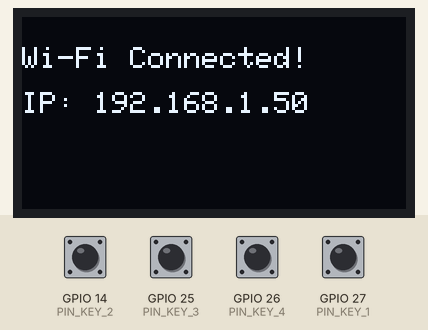
A sketch run on a simulated ESP32. Parts: 128×64 one-colour display. The test bench sets the inputs (shaded band); at power-on: GPIO 14 (PIN_KEY_2), GPIO 25 (PIN_KEY_3), GPIO 26 (PIN_KEY_4), GPIO 27 (PIN_KEY_1) HIGH. WiFi joins after 1.5 s; servers stay silent unless stated; what the sketch prints to the serial monitor is not drawn.

Above: at 2.7 s.
2.8 s: GPIO 14 (PIN_KEY_2) pulled LOW for 0.15 s
At 3.3 s:
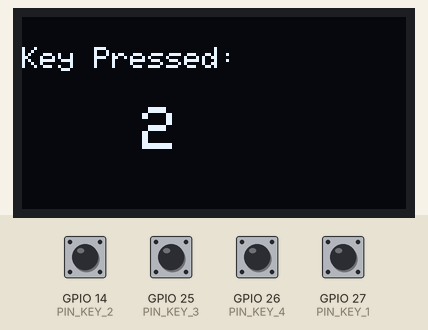
4.4 s: GPIO 25 (PIN_KEY_3) pulled LOW for 0.15 s
At 5.7 s:
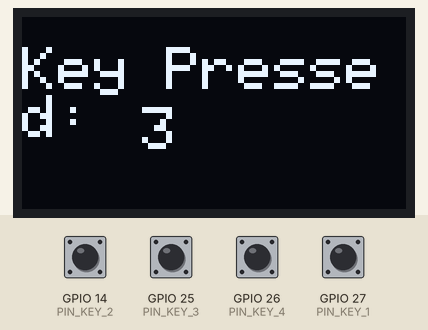
6.0 s: GPIO 26 (PIN_KEY_4) pulled LOW for 0.15 s
At 7.0 s:
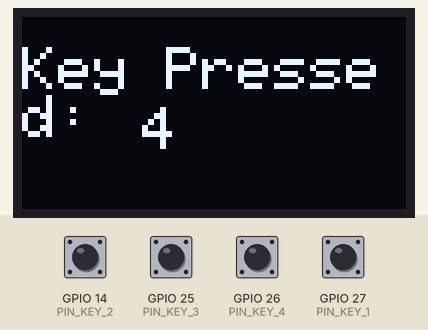
7.6 s: GPIO 27 (PIN_KEY_1) pulled LOW for 0.15 s
At 8.1 s:
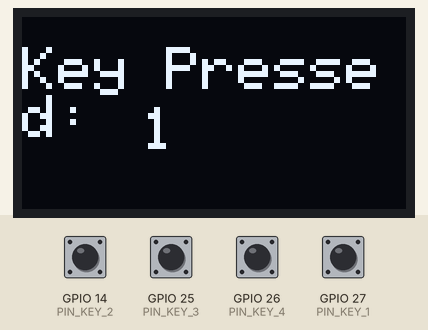
9.2 s: GPIO 14 (PIN_KEY_2) pulled LOW for 1 s
At 10.6 s:
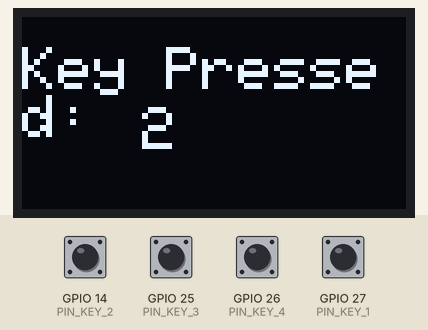
Timing chart, 0 to 12.2 s (numbered marks = the images above; inputs shaded):
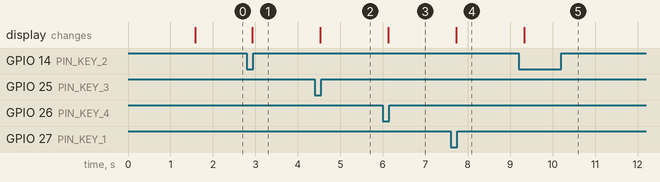

The sketch:

esp_oled_keypad.ino
```cpp
#include <WiFi.h>
#include <SPI.h>
#include <Wire.h>
#include <Adafruit_GFX.h>
#include <Adafruit_SSD1306.h>
#include <ezButton.h>

#define SCREEN_WIDTH 128 // OLED width
#define SCREEN_HEIGHT 64 // OLED height
#define OLED_RESET     -1
#define SCREEN_ADDRESS 0x3C
Adafruit_SSD1306 display(SCREEN_WIDTH, SCREEN_HEIGHT, &Wire, OLED_RESET);

const char* ssid = "Michael's Home";       // Replace with your Wi-Fi SSID
const char* password = "Michaels"; // Replace with your Wi-Fi password

#define KEY_NUM 4  // Number of keys
#define PIN_KEY_1 27
#define PIN_KEY_2 14
#define PIN_KEY_3 25
#define PIN_KEY_4 26

ezButton keypad_1x4[] = {
  ezButton(PIN_KEY_1),
  ezButton(PIN_KEY_2),
  ezButton(PIN_KEY_3),
  ezButton(PIN_KEY_4)
};

void setup() {
  Serial.begin(115200);

  // Initialize OLED
  if (!display.begin(SSD1306_SWITCHCAPVCC, SCREEN_ADDRESS)) {
    Serial.println(F("SSD1306 allocation failed"));
    for (;;);
  }
  display.clearDisplay();

  // Connect to Wi-Fi
  Serial.print("Connecting to Wi-Fi");
  display.setTextSize(1);
  display.setTextColor(WHITE);
  display.setCursor(0, 10);
  display.println("Connecting to Wi-Fi...");
  display.display();

  WiFi.begin(ssid, password);
  while (WiFi.status() != WL_CONNECTED) {
    delay(500);
    Serial.print(".");
  }

  Serial.println("\nWi-Fi connected!");
  Serial.print("IP Address: ");
  Serial.println(WiFi.localIP());

  display.clearDisplay();
  display.setCursor(0, 10);
  display.println("Wi-Fi Connected!");
  display.setCursor(0, 25);
  display.print("IP: ");
  display.println(WiFi.localIP());
  display.display();

  // Initialize keypad
  for (byte i = 0; i < KEY_NUM; i++) {
    keypad_1x4[i].setDebounceTime(100);
  }
}

void loop() {
  int key = getKeyPressed();
  if (key) {
    Serial.print("Key ");
    Serial.print(key);
    Serial.println(" pressed!");

    display.clearDisplay();
    display.setCursor(0, 10);
    display.println("Key Pressed:");
    display.setCursor(40, 30);
    display.setTextSize(2);
    display.print(key);
    display.display();
  }
}

int getKeyPressed() {
  for (byte i = 0; i < KEY_NUM; i++) {
    keypad_1x4[i].loop();
  }

  for (byte i = 0; i < KEY_NUM; i++) {
    if (keypad_1x4[i].isPressed()) {
      return (i + 1);
    }
  }
  return 0;
}
```

Measured:
- after the input at 2.8 s, the display: changes after 0.13 s (image 1)
- after the input at 4.4 s, the display: changes after 0.13 s (image 2)
- after the input at 6.0 s, the display: changes after 0.13 s (image 3)
- after the input at 7.6 s, the display: changes after 0.13 s (image 4)
- after the input at 9.2 s, the display: changes after 0.13 s (image 5)
